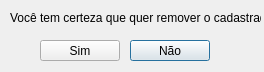
<?xml version="1.0" encoding="UTF-8"?>
<ui version="4.0">
 <class>confirma_remove</class>
 <widget class="QDialog" name="confirma_remove">
  <property name="geometry">
   <rect>
    <x>0</x>
    <y>0</y>
    <width>264</width>
    <height>72</height>
   </rect>
  </property>
  <property name="windowTitle">
   <string>Dialog</string>
  </property>
  <widget class="QLabel" name="label">
   <property name="geometry">
    <rect>
     <x>10</x>
     <y>10</y>
     <width>251</width>
     <height>16</height>
    </rect>
   </property>
   <property name="text">
    <string>Você tem certeza que quer remover o cadastrado:</string>
   </property>
  </widget>
  <widget class="QPushButton" name="btnN">
   <property name="geometry">
    <rect>
     <x>130</x>
     <y>40</y>
     <width>80</width>
     <height>21</height>
    </rect>
   </property>
   <property name="text">
    <string>Não</string>
   </property>
  </widget>
  <widget class="QPushButton" name="btnS">
   <property name="geometry">
    <rect>
     <x>40</x>
     <y>40</y>
     <width>80</width>
     <height>21</height>
    </rect>
   </property>
   <property name="text">
    <string>Sim</string>
   </property>
  </widget>
 </widget>
 <resources/>
 <connections/>
</ui>
